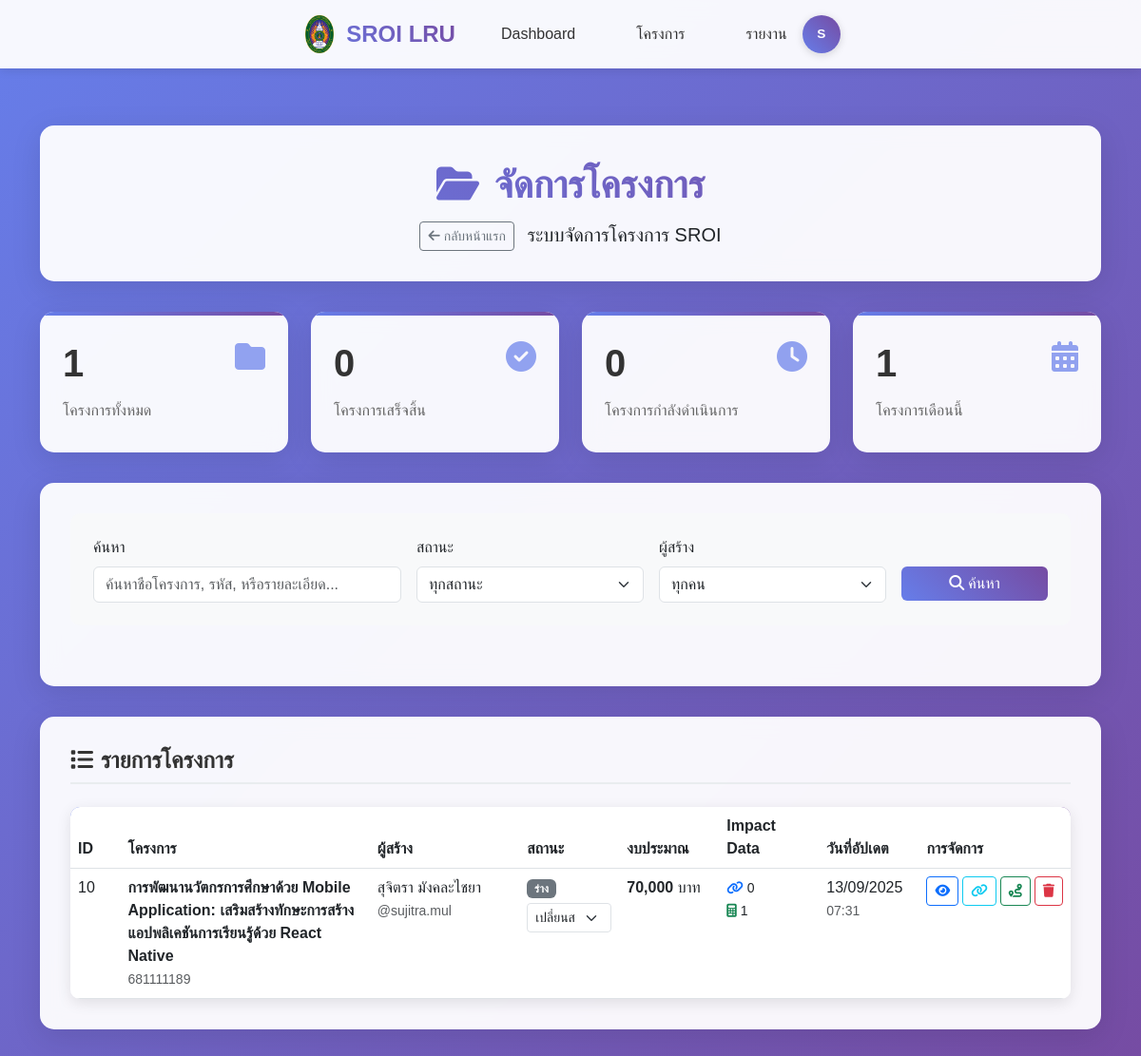
Screenshot of /admin/projects.php (signed in) with the database file from the repository.
### tables this page shows
CREATE TABLE `projects` (
  `id` int(11) NOT NULL,
  `project_code` varchar(50) NOT NULL COMMENT 'รหัสโครงการ',
  `name` varchar(500) NOT NULL COMMENT 'ชื่อโครงการ',
  `description` text DEFAULT NULL COMMENT 'รายละเอียดโครงการ',
  `objective` text DEFAULT NULL COMMENT 'วัตถุประสงค์โครงการ',
  `start_date` date DEFAULT NULL COMMENT 'วันที่เริ่มโครงการ',
  `end_date` date DEFAULT NULL COMMENT 'วันที่สิ้นสุดโครงการ',
  `budget` decimal(15,2) DEFAULT NULL COMMENT 'งบประมาณ',
  `organization` varchar(300) DEFAULT NULL COMMENT 'หน่วยงาน/องค์กร',
  `project_manager` varchar(200) DEFAULT NULL COMMENT 'ผู้จัดการโครงการ',
  `status` enum('incompleted','completed') DEFAULT 'incompleted' COMMENT 'สถานะโครงการ',
  `created_by` varchar(100) DEFAULT NULL COMMENT 'ผู้สร้าง',
  `created_at` timestamp NOT NULL DEFAULT current_timestamp(),
  `updated_at` timestamp NOT NULL DEFAULT current_timestamp() ON UPDATE current_timestamp(),
  `impact_chain_status` longtext DEFAULT NULL CHECK (json_valid(`impact_chain_status`)),
  `total_impact_chains` int(11) DEFAULT 0 COMMENT 'จำนวน Impact Chain ทั้งหมด',
  `current_chain_id` int(11) DEFAULT NULL COMMENT 'Impact Chain ที่กำลังทำอยู่'
);

CREATE TABLE `users` (
  `id` int(11) NOT NULL,
  `username` varchar(100) NOT NULL COMMENT 'ชื่อผู้ใช้',
  `email` varchar(200) NOT NULL COMMENT 'อีเมล',
  `password_hash` varchar(255) NOT NULL COMMENT 'รหัสผ่านที่เข้ารหัส',
  `first_name` varchar(100) DEFAULT NULL COMMENT 'ชื่อ',
  `last_name` varchar(100) DEFAULT NULL COMMENT 'นามสกุล',
  `full_name_th` varchar(200) DEFAULT NULL COMMENT 'ชื่อ-นามสกุล ภาษาไทย',
  `title` varchar(50) DEFAULT NULL COMMENT 'คำนำหน้า',
  `position` varchar(200) DEFAULT NULL COMMENT 'ตำแหน่ง',
  `department` varchar(200) DEFAULT NULL COMMENT 'แผนก/หน่วยงาน',
  `organization` varchar(300) DEFAULT NULL COMMENT 'องค์กร',
  `phone` varchar(20) DEFAULT NULL COMMENT 'เบอร์โทรศัพท์',
  `role` enum('admin','teacher') NOT NULL DEFAULT 'teacher' COMMENT 'บทบาทผู้ใช้',
  `is_active` tinyint(1) DEFAULT 1 COMMENT 'สถานะการใช้งาน',
  `email_verified` tinyint(1) DEFAULT 0 COMMENT 'ยืนยันอีเมลแล้ว',
  `last_login` timestamp NULL DEFAULT NULL COMMENT 'เข้าสู่ระบบครั้งล่าสุด',
  `login_count` int(11) DEFAULT 0 COMMENT 'จำนวนครั้งที่เข้าสู่ระบบ',
  `created_at` timestamp NOT NULL DEFAULT current_timestamp(),
  `updated_at` timestamp NOT NULL DEFAULT current_timestamp() ON UPDATE current_timestamp(),
  `created_by` varchar(100) DEFAULT NULL COMMENT 'ผู้สร้างบัญชี'
);

### admin/projects.php (the view, shortened to what this page needs)
<?php
require_once '../config.php';
$search = isset($_GET['search']) ? trim($_GET['search']) : '';
$params = [];
$param_types = '';
$where_clause = '';
$projects_query = "SELECT p.*, u.full_name_th as creator_name, u.username as creator_username,
                   (SELECT COUNT(*) FROM impact_chains ic WHERE ic.project_id = p.id) as impact_chain_count,
                   (SELECT COUNT(*) FROM project_impact_ratios pir WHERE pir.project_id = p.id) as ratios_count
                   FROM projects p
                   LEFT JOIN users u ON p.created_by = u.id
                   $where_clause
                   ORDER BY p.updated_at DESC";
if (!empty($params)) {
    $stmt = mysqli_prepare($conn, $projects_query);
    mysqli_stmt_bind_param($stmt, $param_types, ...$params);
    mysqli_stmt_execute($stmt);
    $projects_result = mysqli_stmt_get_result($stmt);
} else {
    $projects_result = mysqli_query($conn, $projects_query);
}
$stats_query = "SELECT
                    COUNT(*) as total_projects,
                    COUNT(CASE WHEN status = 'completed' THEN 1 END) as completed_projects,
                    COUNT(CASE WHEN status = 'in_progress' THEN 1 END) as in_progress_projects,
                    COUNT(CASE WHEN created_at >= DATE_SUB(NOW(), INTERVAL 30 DAY) THEN 1 END) as projects_this_month
                FROM projects";
$stats_result = mysqli_query($conn, $stats_query);
$stats = mysqli_fetch_assoc($stats_result);
?>
<!DOCTYPE html>
<html lang="th">
<head>
    <link href="https://cdn.jsdelivr.net/npm/bootstrap@5.3.0/dist/css/bootstrap.min.css" rel="stylesheet">
    <link href="https://cdn.jsdelivr.net/npm/bootstrap-icons@1.10.0/font/bootstrap-icons.css" rel="stylesheet">
    <link href="https://cdnjs.cloudflare.com/ajax/libs/font-awesome/6.4.0/css/all.min.css" rel="stylesheet">
</head>
<body>
    <?php
    include '../navbar.php';
    ?>
    <div class="admin-container">
        <div class="container">
            <div class="admin-header text-center">
                <div class="admin-title">
                    <i class="fas fa-folder-open me-3"></i>จัดการโครงการ
                </div>
                <p class="lead mb-0">
                    <a href="index.php" class="btn btn-outline-secondary btn-sm me-2">
                        <i class="fas fa-arrow-left me-1"></i>กลับหน้าแรก
                    </a>
                    ระบบจัดการโครงการ SROI
                </p>
            </div>
            <div class="stats-grid">
                <div class="stat-card">
                    <div class="stat-icon">
                        <i class="fas fa-folder"></i>
                    </div>
                    <div class="stat-number"><?php echo number_format($stats['total_projects']); ?></div>
                    <div class="stat-label">โครงการทั้งหมด</div>
                </div>
                <div class="stat-card">
                    <div class="stat-icon">
                        <i class="fas fa-check-circle"></i>
                    </div>
                    <div class="stat-number"><?php echo number_format($stats['completed_projects']); ?></div>
                    <div class="stat-label">โครงการเสร็จสิ้น</div>
                </div>
                <div class="stat-card">
                    <div class="stat-icon">
                        <i class="fas fa-clock"></i>
                    </div>
                    <div class="stat-number"><?php echo number_format($stats['in_progress_projects']); ?></div>
                    <div class="stat-label">โครงการกำลังดำเนินการ</div>
                </div>
                <div class="stat-card">
                    <div class="stat-icon">
                        <i class="fas fa-calendar-alt"></i>
                    </div>
                    <div class="stat-number"><?php echo number_format($stats['projects_this_month']); ?></div>
                    <div class="stat-label">โครงการเดือนนี้</div>
                </div>
            </div>
            <div class="admin-section">
                <form method="GET" class="filter-form">
                    <div class="row g-3">
                        <div class="col-md-4">
                            <label class="form-label">ค้นหา</label>
                            <input type="text" name="search" class="form-control"
                                   placeholder="ค้นหาชื่อโครงการ, รหัส, หรือรายละเอียด..."
                                   value="<?php echo htmlspecialchars($search); ?>">
                        </div>
                        <div class="col-md-3">
                            <label class="form-label">สถานะ</label>
                            <select name="status" class="form-select">
                                <option value="">ทุกสถานะ</option>
                            </select>
                        </div>
                        <div class="col-md-3">
                            <label class="form-label">ผู้สร้าง</label>
                            <select name="user" class="form-select">
                                <option value="">ทุกคน</option>
                            </select>
                        </div>
                        <div class="col-md-2">
                            <label class="form-label">&nbsp;</label>
                            <div class="d-grid">
                                <button type="submit" class="btn btn-gradient">
                                    <i class="fas fa-search me-1"></i>ค้นหา
                                </button>
                            </div>
                        </div>
                    </div>
                </form>
            </div>
            <div class="admin-section">
                <h3 class="section-title">
                    <i class="fas fa-list me-2"></i>รายการโครงการ
                </h3>
                <div class="table-responsive">
                    <table class="table table-hover">
                        <thead>
                            <tr>
                                <th style="width: 5%;">ID</th>
                                <th style="width: 25%;">โครงการ</th>
                                <th style="width: 15%;">ผู้สร้าง</th>
                                <th style="width: 10%;">สถานะ</th>
                                <th style="width: 10%;">งบประมาณ</th>
                                <th style="width: 10%;">Impact Data</th>
                                <th style="width: 10%;">วันที่อัปเดต</th>
                                <th style="width: 15%;">การจัดการ</th>
                            </tr>
                        </thead>
                        <tbody>
                            <?php
                            while($project = mysqli_fetch_assoc($projects_result)):
                            ?>
                            <tr>
                                <td><?php echo $project['id']; ?></td>
                                <td>
                                    <div>
                                        <strong><?php echo htmlspecialchars($project['name']); ?></strong>
                                        <?php if ($project['project_code']): ?>
                                            <br><small class="text-muted"><?php echo htmlspecialchars($project['project_code']); ?></small>
                                        <?php endif; ?>
                                    </div>
                                </td>
                                <td>
                                    <div>
                                        <?php echo htmlspecialchars($project['creator_name'] ?? $project['creator_username'] ?? '-'); ?>
                                        <br><small class="text-muted">@<?php echo htmlspecialchars($project['creator_username'] ?? '-'); ?></small>
                                    </div>
                                </td>
                                <td>
                                    <div class="mb-1">
                                        <?php
                                        $status_class = '';
                                        $status_text = '';
                                        switch($project['status']) {
                                            default:
                                                $status_class = 'badge-draft';
                                                $status_text = 'ร่าง';
                                        }
                                        ?>
                                        <span class="badge <?php echo $status_class; ?>"><?php echo $status_text; ?></span>
                                    </div>
                                    <form method="POST" style="display: inline;">
                                        <select name="new_status" class="form-select form-select-sm"
                                                onchange="if(confirm('ต้องการเปลี่ยนสถานะหรือไม่?')) this.form.submit();">
                                            <option value="">เปลี่ยนสถานะ</option>
                                        </select>
                                    </form>
                                </td>
                                <td>
                                    <?php if ($project['budget']): ?>
                                        <strong><?php echo number_format($project['budget']); ?></strong> บาท
                                    <?php else: ?>
                                        <span class="text-muted">ไม่ระบุ</span>
                                    <?php endif; ?>
                                </td>
                                <td>
                                    <div class="impact-indicator">
                                        <i class="fas fa-link text-primary"></i>
                                        <span><?php echo $project['impact_chain_count']; ?></span>
                                    </div>
                                    <br>
                                    <div class="impact-indicator">
                                        <i class="fas fa-calculator text-success"></i>
                                        <span><?php echo $project['ratios_count']; ?></span>
                                    </div>
                                </td>
                                <td>
                                    <?php
                                    $updated_date = new DateTime($project['updated_at']);
                                    echo $updated_date->format('d/m/Y');
                                    ?>
                                    <br><small class="text-muted"><?php echo $updated_date->format('H:i'); ?></small>
                                </td>
                                <td>
                                    <div class="project-actions">
                                        <a href="../project-detail.php?id=<?php echo $project['id']; ?>"
                                           class="btn btn-sm btn-outline-primary" title="ดูรายละเอียด">
                                            <i class="fas fa-eye"></i>
                                        </a>
                                        <a href="../impact-chain/step1-strategy.php?project_id=<?php echo $project['id']; ?>"
                                           class="btn btn-sm btn-outline-info" title="Impact Chain">
                                            <i class="fas fa-link"></i>
                                        </a>
                                        <a href="../impact_pathway/impact_pathway.php?project_id=<?php echo $project['id']; ?>"
                                           class="btn btn-sm btn-outline-success" title="Impact Pathway">
                                            <i class="fas fa-route"></i>
                                        </a>
                                        <button type="button" class="btn btn-sm btn-outline-danger"
                                                onclick="confirmDelete(<?php echo $project['id']; ?>, '<?php echo addslashes($project['name']); ?>')"
                                                title="ลบโครงการ">
                                            <i class="fas fa-trash"></i>
                                        </button>
                                    </div>
                                </td>
                            </tr>
                            <?php endwhile; ?>
                        </tbody>
                    </table>
                </div>
            </div>
        </div>
    </div>
</body>
</html>

### rows the page displays
projects: id "10", name "การพัฒนานวัตกรการศึกษาด้วย Mobile Application: เสริมสร้างทักษะการสร้างแอปพลิเคชันการเรียนรู้ด้วย React Native", project_code "681111189", users.full_name_th "สุจิตรา มังคละไชยา", users.username "sujitra.mul", status "ร่าง", budget "70,000", impact_chain_count "0", ratios_count "1", updated_at "13/09/2025", updated_at "07:31"

### other values shown
$initials "S"
$stats['total_projects'] "1"
$stats['completed_projects'] "0"
$stats['in_progress_projects'] "0"
$stats['projects_this_month'] "1"
